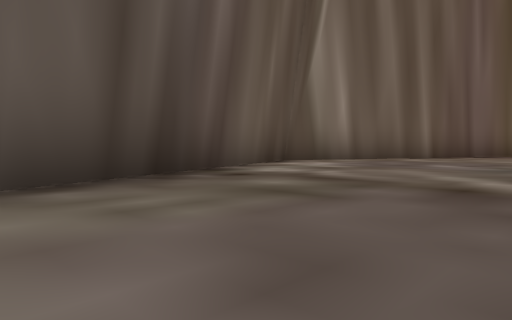
view 1 (above)

16 first-person views from a walk through a scene from a Unity 3-D project. The camera is 0.26 m above the floor, tilts 2° down and sees 70° across. The floor is counted in squares, 1 m on a side. Each view is taken from the middle of a square. On the plan, view 1 faces up. The plan holds only what a view shows up to about 9 squares ahead; the rest is blank. The place goes on beyond the plan. The player character is not drawn.

view 2
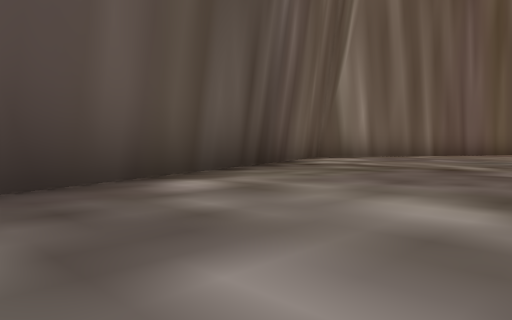

view 3
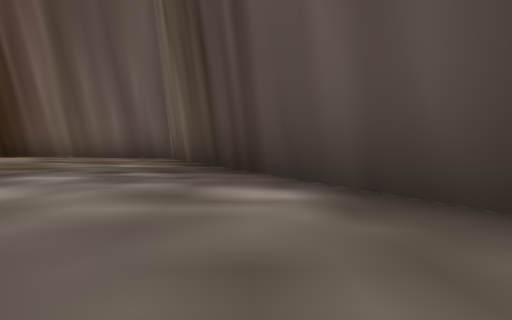

view 4
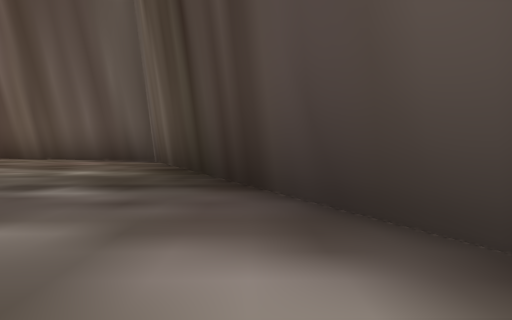

view 5
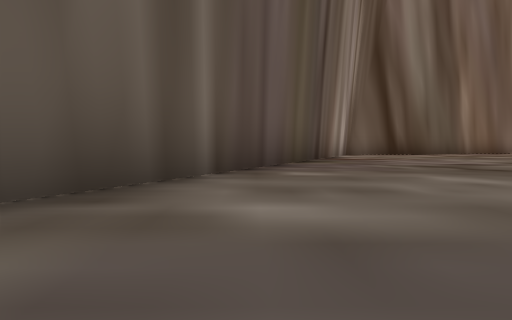

view 6
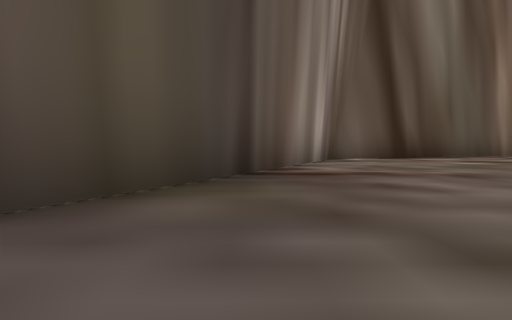

view 7
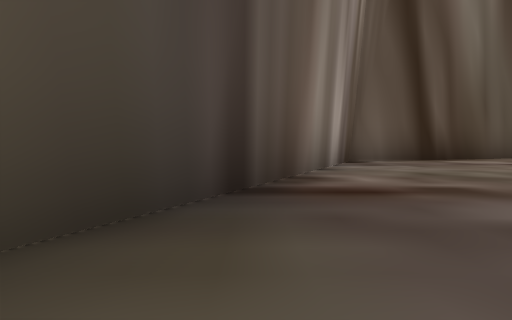

view 8
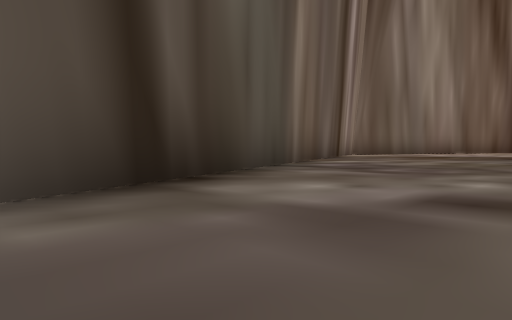

view 9
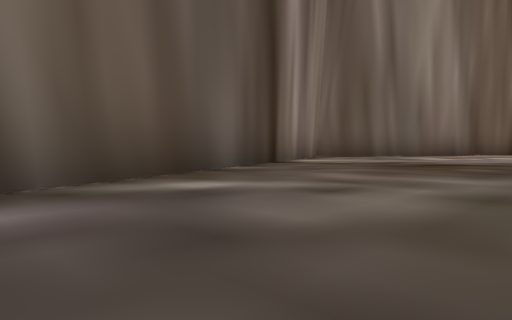

view 10
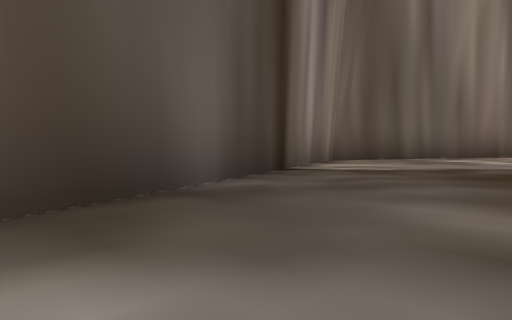

view 11
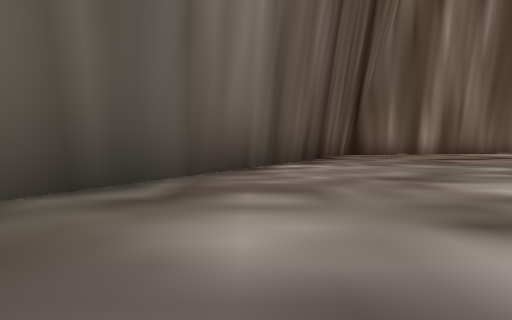

view 12
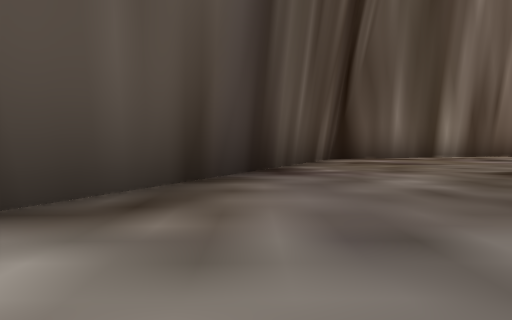

view 13
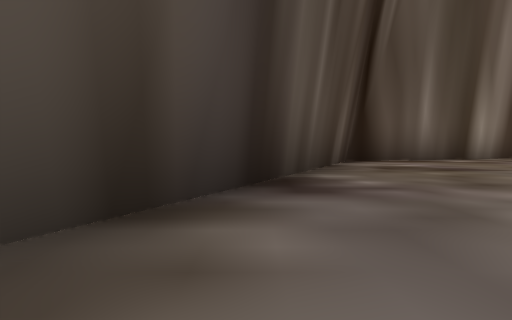

view 14
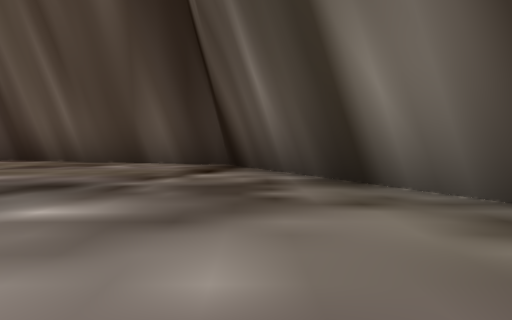

view 15
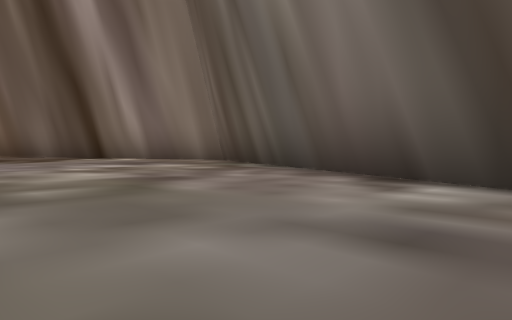

view 16
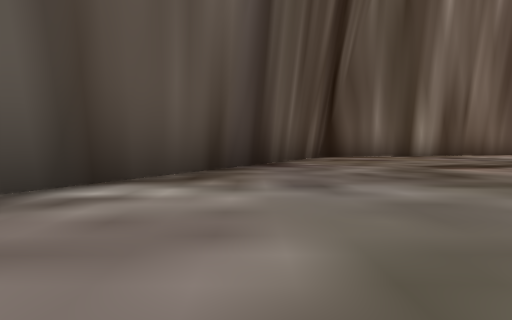

### Floor plan
Points are (right, up) in squares from view 1. A wall is a line through its corners. A room is listed if a view was taken in it or the views show most of it. See-through windows are left out.
Room 1 (views 1, 2, 3, 4, 5, 6, 7, 8, 9, 10, 11, 12, 13, 14, 15, 16)
walls: (28.7, -9.2) (30.5, -4.8) (25.3, 7.5) (12.9, 12.5) (0.6, 7.3) (-4.4, -5.1) (-2.7, -9.1)

Where each view was taken, in squares from view 1:
view 1: 0 up, 0 right, facing up
view 2: 2 down, 1 left, facing up
view 3: 2 up, 0 right, facing down-left
view 4: 1 up, 1 left, facing down-left
view 5: 6 up, 2 right, facing up-right
view 6: 8 up, 6 right, facing up-right
view 7: 9 up, 7 right, facing up-right
view 8: 11 up, 12 right, facing right
view 9: 9 up, 16 right, facing right
view 10: 9 up, 18 right, facing right
view 11: 6 up, 24 right, facing down-right
view 12: 2 up, 26 right, facing down-right
view 13: 1 up, 27 right, facing down-right
view 14: 9 down, 27 right, facing up-right
view 15: 0 up, 26 right, facing up
view 16: 3 up, 25 right, facing down-right
